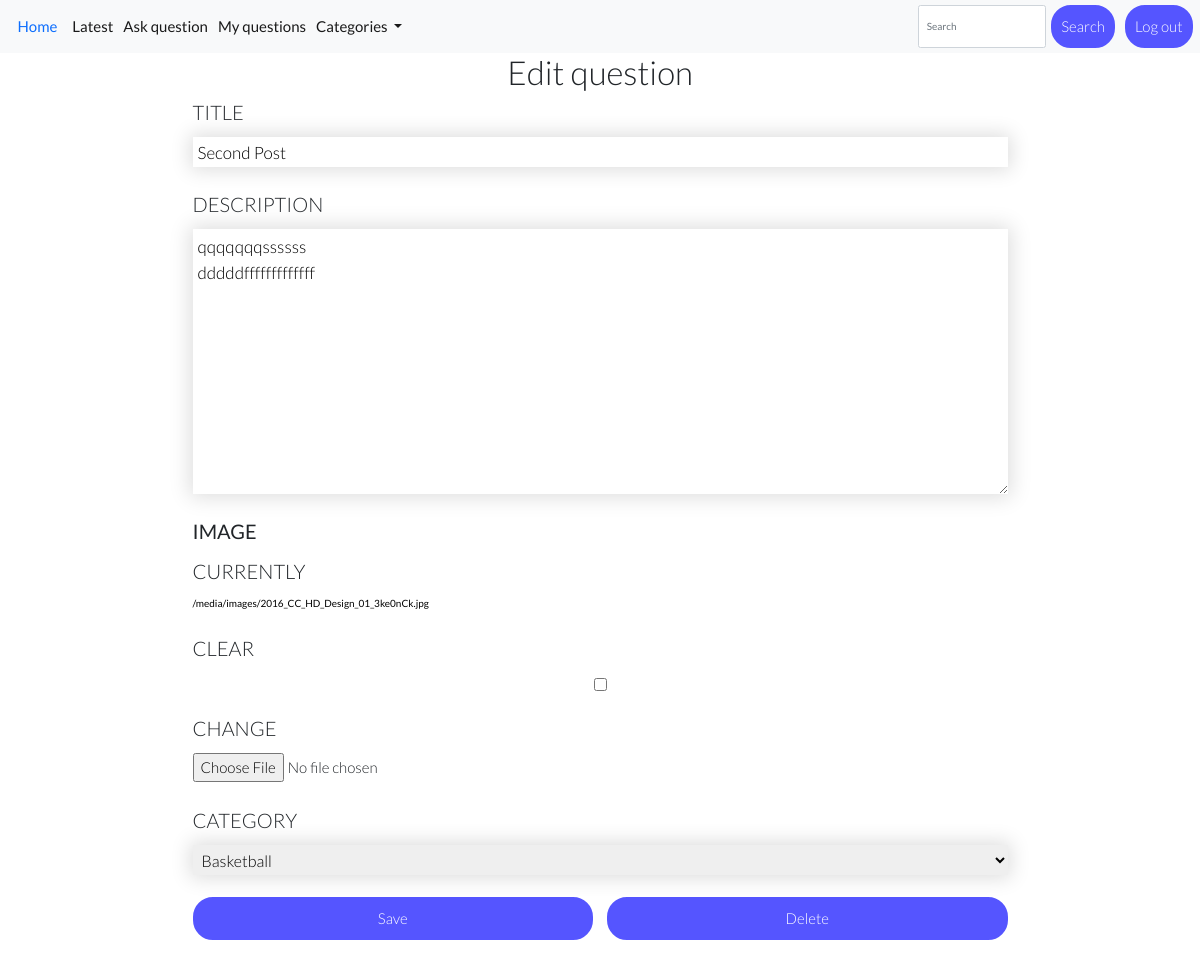
/show_detail/3 (signed in), run on an earlier commit of the app's database.
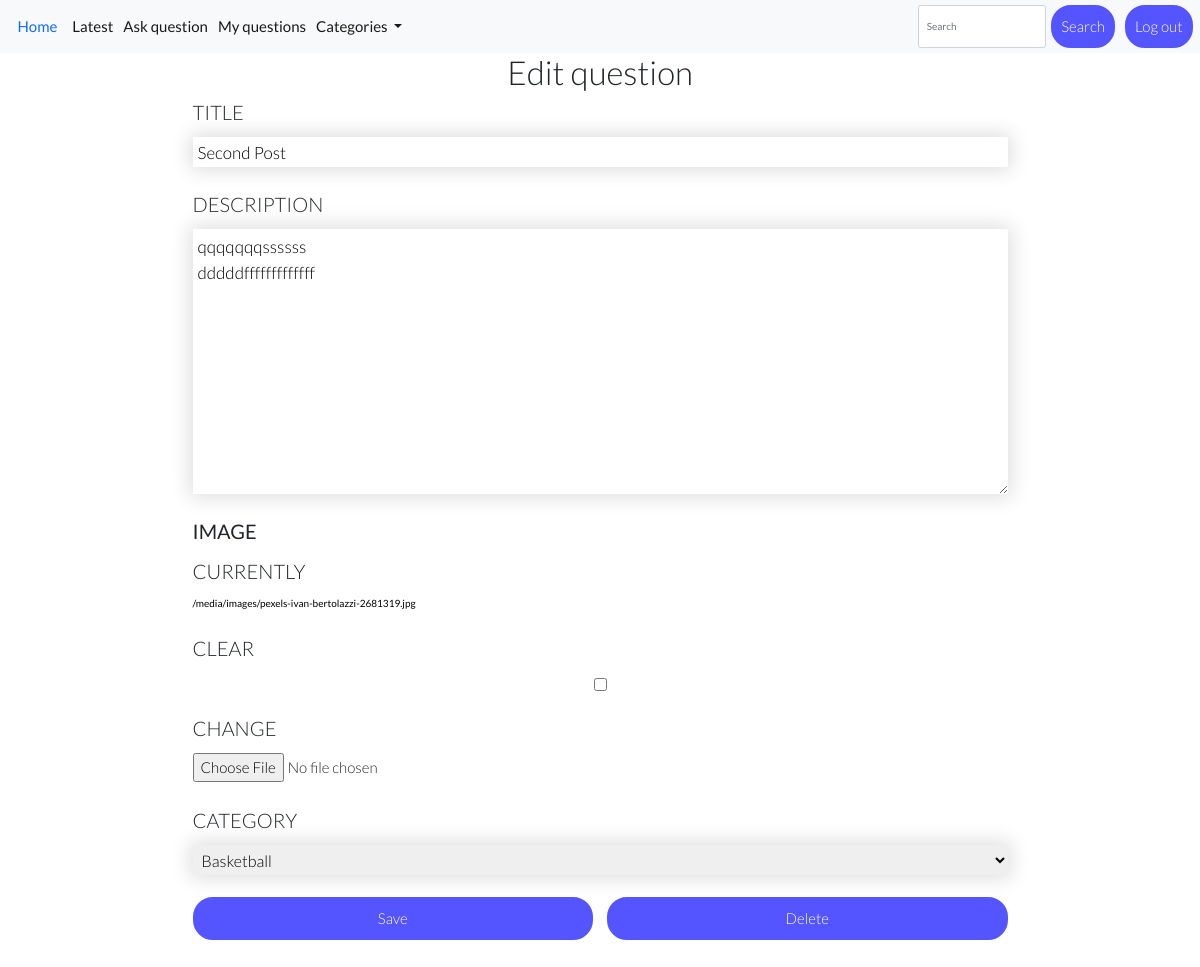
And on a later commit of the database.
### forum/models.py (models this page shows, shortened)
class Question(Model):
    title = CharField(max_length=250)
    desc = TextField()
    image = ImageField(blank=True, upload_to='images/')
    createDate = DateTimeField(auto_now_add=True)
    user = ForeignKey(User, on_delete=CASCADE)
    categories = [
        ("", 'Choose category'),
        ('ft', 'Football'),
        ('bs', 'Basketball'),
        ('sj', 'Ski Jumping'),
        ('hb', 'Handball'),
        ('bx', 'Boxing'),
        ('vb', 'Volleyball')
    ]
    category = CharField(max_length=2, choices=categories, default='')
    likes = ManyToManyField(User, related_name='likes', blank=True)

### forum/views.py (the view, shortened to what this page needs)
# urls.py: path('show_detail/<int:questionId>', views.myDetail, name='myDetail'),
@login_required
def myDetail(request, questionId):
    question = get_object_or_404(Question, pk=questionId, user=request.user)
    if request.method == "GET":
        form = QuestionForm(instance=question)
        return render(request, 'forum/myDetail.html', {'form': form, 'question': question})

### forum/forms.py
class QuestionForm(forms.ModelForm):
    class Meta:
        model = Question
        fields = ('title', 'desc', 'image', 'category')

### forum/templates/forum/myDetail.html (shortened to what this page needs)
{% extends 'base.html' %}
{% block content %}
<section class="section-form">
    <h4 class="empty-question form-title">Edit question</h4>
    <div class="row">
    <form class="form-container" action="{% url 'myDetail' question.id %}" method="POST" enctype="multipart/form-data">
    <label for="id_title">Title</label>
    <input type="text" name="title" value="{{question.title}}" maxlength="250" required="" id="id_title">
    <label for="id_desc">Description</label>
    <textarea name="desc" cols="40" rows="10" required="" id="id_desc">{{question.desc}}</textarea>
    {% if question.image %}
        <label class="text-bold" for="id_image">Image</label>
        <label>Currently</label>
         <a class="margin-bottom" href="{{question.image.url}}">{{question.image.url}}</a>
    <label for="image-clear_id">Clear</label><br>
    <input class="checkbox margin-bottom" type="checkbox" name="image-clear" id="image-clear_id">
    {% endif %}
    <label>Change</label>
    <input type="file" name="image" accept="image/*" id="id_image">
    <label for="id_category">Category</label>
    <select name="category" required="" id="id_category">
        {% for short, name in question.categories %}
        {% if short == question.category %}
        <option value="{{short}}" selected>{{name}}</option>
        {% elif short == "" %}
        <option value="{{short}}" disabled>{{name}}</option>
        {% else %}
        <option value="{{short}}">{{name}}</option>
        {% endif %}
        {% endfor %}
    </select>
        <div class="btn-edit">
            <div class="btn-sub">
                <button  type="submit">Save</button>
            </div>
            <div class="btn-sub">
                <button  type="submit">Delete</button>
            </div>
        </div>
    </div>
</section>
{% endblock %}

What changed in the data, as far as the page shows it:
changed Question "Second Post": image "/media/images/2016_CC_HD_Design_01_3ke0nCk.jpg" → "/media/images/pexels-ivan-bertolazzi-2681319.jpg"
